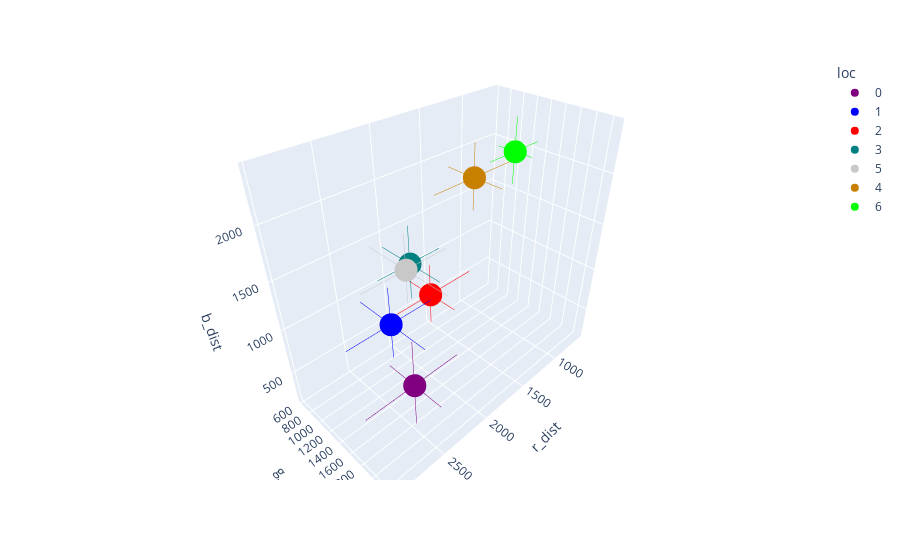

Notebook code for this chart:
### Code cell
fig = px.scatter_3d(centers_df, x='r_dist', error_x='r_err', y='g_dist', error_y='g_err', z='b_dist', error_z='b_err',
            color='loc', color_discrete_map=color_discrete_map)
fig.show()

### Figure 1 — Plotly figure (JSON) as saved in the notebook; plotly's stock layout.template omitted (floating-point values rounded to 4 significant figures)
{"data": [{"error_x": {"array": [468.5]}, "error_y": {"array": [408.6]}, "error_z": {"array": [481.6]}, "hovertemplate": "loc=0<br>r_dist=%{x}<br>g_dist=%{y}<br>b_dist=%{z}<extra></extra>", "legendgroup": "0", "marker": {"color": "rgb(128, 0, 128)", "symbol": "circle"}, "mode": "markers", "name": "0", "scene": "scene", "showlegend": true, "type": "scatter3d", "x": [2488.0], "y": [1863.0], "z": [680.3]}, {"error_x": {"array": [400.4]}, "error_y": {"array": [511.1]}, "error_z": {"array": [357.6]}, "hovertemplate": "loc=1<br>r_dist=%{x}<br>g_dist=%{y}<br>b_dist=%{z}<extra></extra>", "legendgroup": "1", "marker": {"color": "rgb(0, 0, 255)", "symbol": "circle"}, "mode": "markers", "name": "1", "scene": "scene", "showlegend": true, "type": "scatter3d", "x": [2511.0], "y": [1583.0], "z": [1218.0]}, {"error_x": {"array": [463.1]}, "error_y": {"array": [379.9]}, "error_z": {"array": [304.7]}, "hovertemplate": "loc=2<br>r_dist=%{x}<br>g_dist=%{y}<br>b_dist=%{z}<extra></extra>", "legendgroup": "2", "marker": {"color": "rgb(255, 0, 0)", "symbol": "circle"}, "mode": "markers", "name": "2", "scene": "scene", "showlegend": true, "type": "scatter3d", "x": [2011.0], "y": [1434.0], "z": [1159.0]}, {"error_x": {"array": [329.7]}, "error_y": {"array": [485.4]}, "error_z": {"array": [376.6]}, "hovertemplate": "loc=3<br>r_dist=%{x}<br>g_dist=%{y}<br>b_dist=%{z}<extra></extra>", "legendgroup": "3", "marker": {"color": "rgb(0, 128, 128)", "symbol": "circle"}, "mode": "markers", "name": "3", "scene": "scene", "showlegend": true, "type": "scatter3d", "x": [2023.0], "y": [1123.0], "z": [1367.0]}, {"error_x": {"array": [425.3]}, "error_y": {"array": [617.9]}, "error_z": {"array": [332.9]}, "hovertemplate": "loc=5<br>r_dist=%{x}<br>g_dist=%{y}<br>b_dist=%{z}<extra></extra>", "legendgroup": "5", "marker": {"color": "rgb(200, 200, 200)", "symbol": "circle"}, "mode": "markers", "name": "5", "scene": "scene", "showlegend": true, "type": "scatter3d", "x": [2216.0], "y": [1374.0], "z": [1500.0]}, {"error_x": {"array": [474.8]}, "error_y": {"array": [434.2]}, "error_z": {"array": [332.8]}, "hovertemplate": "loc=4<br>r_dist=%{x}<br>g_dist=%{y}<br>b_dist=%{z}<extra></extra>", "legendgroup": "4", "marker": {"color": "rgb(200, 128, 0)", "symbol": "circle"}, "mode": "markers", "name": "4", "scene": "scene", "showlegend": true, "type": "scatter3d", "x": [1213.0], "y": [1050.0], "z": [1870.0]}, {"error_x": {"array": [315.3]}, "error_y": {"array": [246.6]}, "error_z": {"array": [311.8]}, "hovertemplate": "loc=6<br>r_dist=%{x}<br>g_dist=%{y}<br>b_dist=%{z}<extra></extra>", "legendgroup": "6", "marker": {"color": "rgb(0, 255, 0)", "symbol": "circle"}, "mode": "markers", "name": "6", "scene": "scene", "showlegend": true, "type": "scatter3d", "x": [942.8], "y": [1336.0], "z": [2097.0]}], "layout": {"legend": {"title": {"text": "loc"}, "tracegroupgap": 0}, "margin": {"t": 60}, "scene": {"domain": {"x": [0, 1], "y": [0, 1]}, "xaxis": {"title": {"text": "r_dist"}}, "yaxis": {"title": {"text": "g_dist"}}, "zaxis": {"title": {"text": "b_dist"}}}}}
